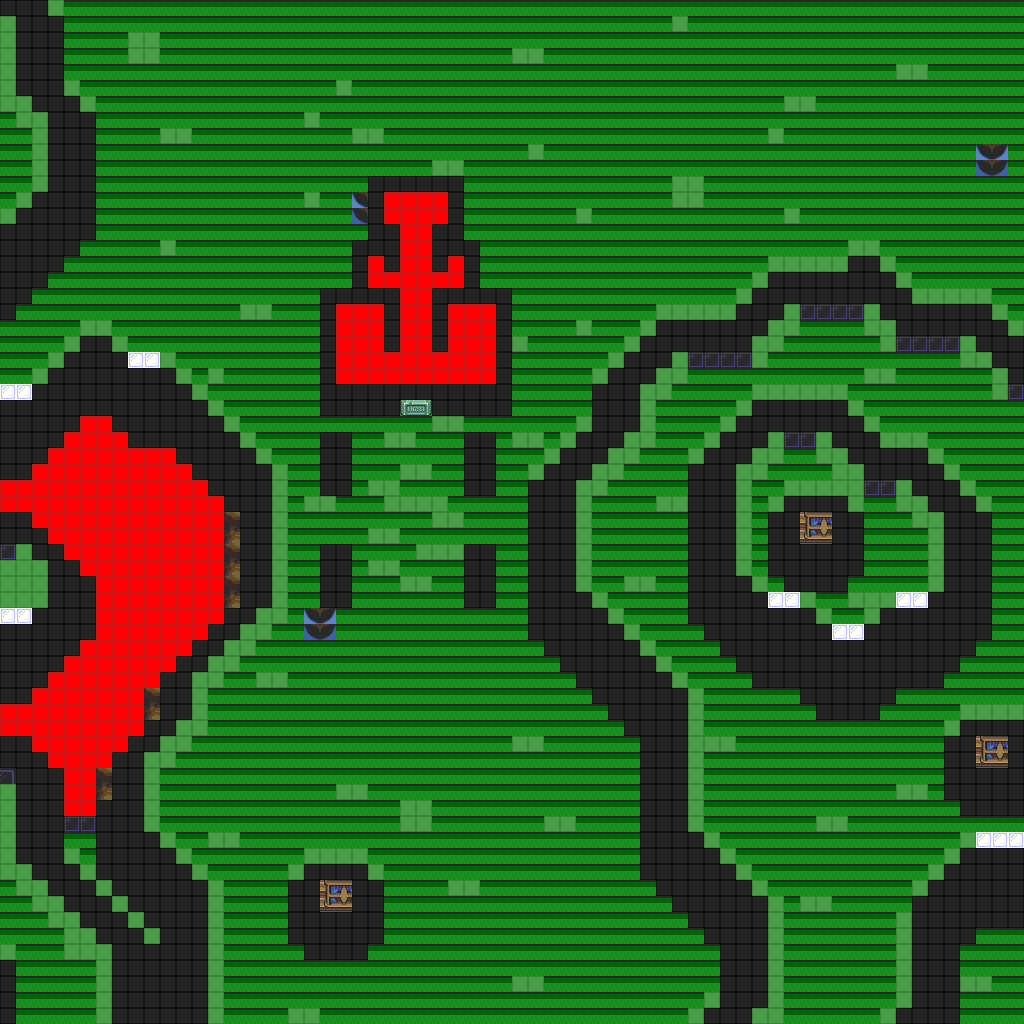

A level layout from a 2D game, rendered from its tile map. Below: a short description, then the map file with tile-grid data replaced by summaries:
An orthogonal 64x64 tile map with 16x16 px tiles, 1 tile layer (base), 2 hidden layers not drawn and 25 objects.

<map version="1.10" tiledversion="1.12.1" orientation="orthogonal" renderorder="right-down" width="64" height="64" tilewidth="16" tileheight="16" infinite="0" nextlayerid="4" nextobjectid="26">
 <tileset firstgid="1" source="../classiciphone_pics4.tsx" />
 <layer id="1" name="base" width="64" height="64">
  <data>[4096 cells, 4096 non-empty, 162 distinct tile ids]</data>
 </layer>
 <layer id="2" name="collision" width="64" height="64" visible="0">
  <properties><property name="collision" value="true" /></properties>
  <data>[4096 cells, 983 non-empty, 1 distinct tile ids]</data>
 </layer>
 <layer id="3" name="lava" width="64" height="64" visible="0">
  <properties><property name="terrain" value="lava" /></properties>
  <data>[4096 cells, 254 non-empty, 1 distinct tile ids]</data>
 </layer>
 <objectgroup id="4" name="npcs">
  <object id="1" x="304.0" y="800.0" width="16" height="16">
   <properties>
    <property name="gani" value="classic_hellthorne.png" />
    <property name="script" type="string">-- Auto-converted from GraalScript
-- // NPC made by Cappa (LAT)
-- if (created) {
end
-- if (playertouchsme) {
end</property>
   </properties>
  </object>
  <object id="2" x="960.0" y="864.0" width="16" height="16">
   <properties>
    <property name="gani" value="classic_hellthorne.png" />
    <property name="script" type="string">-- Auto-converted from GraalScript
-- // NPC made by Cappa (LAT)
-- if (created) {
end
-- if (playertouchsme) {
end</property>
   </properties>
  </object>
  <object id="3" x="864.0" y="48.0" width="16" height="16">
   <properties>
    <property name="gani" value="classic_hellthorne.png" />
    <property name="script" type="string">-- Auto-converted from GraalScript
-- // NPC made by Cappa (LAT)
-- if (created) {
end
-- if (playertouchsme) {
end</property>
   </properties>
  </object>
  <object id="4" x="80.0" y="-32.0" width="16" height="16">
   <properties>
    <property name="gani" value="classic_hellthorne.png" />
    <property name="script" type="string">-- Auto-converted from GraalScript
-- // NPC made by Cappa (LAT)
-- if (created) {
end
-- if (playertouchsme) {
end</property>
   </properties>
  </object>
  <object id="5" x="496.0" y="656.0" width="16" height="16">
   <properties>
    <property name="gani" value="classic_hellthorne.png" />
    <property name="script" type="string">-- Auto-converted from GraalScript
-- // NPC made by Cappa (LAT)
-- if (created) {
end
-- if (playertouchsme) {
end</property>
   </properties>
  </object>
  <object id="6" x="96.0" y="432.0" width="16" height="16">
   <properties>
    <property name="gani" value="classic_hellthorne.png" />
    <property name="script" type="string">-- Auto-converted from GraalScript
-- // NPC made by Cappa (LAT)
-- if (created) {
end
-- if (playertouchsme) {
end</property>
   </properties>
  </object>
  <object id="7" x="656.0" y="96.0" width="16" height="16">
   <properties>
    <property name="gani" value="classic_hellthorne.png" />
    <property name="script" type="string">-- Auto-converted from GraalScript
-- // NPC made by Cappa (LAT)
-- if (created) {
end
-- if (playertouchsme) {
end</property>
   </properties>
  </object>
  <object id="8" x="400.0" y="160.0" width="16" height="16">
   <properties>
    <property name="gani" value="fire.mng" />
    <property name="script" type="string">-- Auto-converted from GraalScript
-- // NPC made by Cappa (LAT)
-- if (created) {
end
-- if (playertouchsme) {
end</property>
   </properties>
  </object>
  <object id="9" x="976.0" y="112.0" width="16" height="16">
   <properties>
    <property name="gani" value="fire.mng" />
    <property name="script" type="string">-- Auto-converted from GraalScript
-- // NPC made by Cappa (LAT)
-- if (created) {
end
-- if (playertouchsme) {
end</property>
   </properties>
  </object>
  <object id="10" x="128.0" y="0.0" width="16" height="16">
   <properties>
    <property name="gani" value="fire.mng" />
    <property name="script" type="string">-- Auto-converted from GraalScript
-- // NPC made by Cappa (LAT)
-- if (created) {
end
-- if (playertouchsme) {
end</property>
   </properties>
  </object>
  <object id="11" x="816.0" y="768.0" width="16" height="16">
   <properties>
    <property name="gani" value="fire.mng" />
    <property name="script" type="string">-- Auto-converted from GraalScript
-- // NPC made by Cappa (LAT)
-- if (created) {
end
-- if (playertouchsme) {
end</property>
   </properties>
  </object>
  <object id="12" x="0.0" y="672.0" width="16" height="16">
   <properties>
    <property name="gani" value="fire.mng" />
    <property name="script" type="string">-- Auto-converted from GraalScript
-- // NPC made by Cappa (LAT)
-- if (created) {
end
-- if (playertouchsme) {
end</property>
   </properties>
  </object>
  <object id="13" x="48.0" y="672.0" width="16" height="16">
   <properties>
    <property name="gani" value="smoke.mng" />
    <property name="script" type="string">-- Auto-converted from GraalScript
-- // NPC made by Cappa (LAT)
-- if (created) {
end
-- if (playertouchsme) {
end</property>
   </properties>
  </object>
  <object id="14" x="896.0" y="336.0" width="16" height="16">
   <properties>
    <property name="gani" value="smoke.mng" />
    <property name="script" type="string">-- Auto-converted from GraalScript
-- // NPC made by Cappa (LAT)
-- if (created) {
end
-- if (playertouchsme) {
end</property>
   </properties>
  </object>
  <object id="15" x="640.0" y="128.0" width="16" height="16">
   <properties>
    <property name="gani" value="smoke.mng" />
    <property name="script" type="string">-- Auto-converted from GraalScript
-- // NPC made by Cappa (LAT)
-- if (created) {
end
-- if (playertouchsme) {
end</property>
   </properties>
  </object>
  <object id="16" x="112.0" y="-16.0" width="16" height="16">
   <properties>
    <property name="gani" value="smoke.mng" />
    <property name="script" type="string">-- Auto-converted from GraalScript
-- // NPC made by Cappa (LAT)
-- if (created) {
end
-- if (playertouchsme) {
end
self.dontblock = true</property>
   </properties>
  </object>
  <object id="17" x="368.0" y="752.0" width="16" height="16">
   <properties>
    <property name="gani" value="smoke.mng" />
    <property name="script" type="string">-- Auto-converted from GraalScript
-- // NPC made by Cappa (LAT)
-- if (created) {
end
-- if (playertouchsme) {
self.dontblock = true
end</property>
   </properties>
  </object>
  <object id="18" x="240.0" y="192.0" width="16" height="16">
   <properties>
    <property name="gani" value="classic_hellbush.png" />
    <property name="script" type="string">-- Auto-converted from GraalScript
-- // NPC made by Cappa (LAT)
-- if (created) {
end
-- if (playertouchsme) {
end</property>
   </properties>
  </object>
  <object id="19" x="288.0" y="160.0" width="16" height="16">
   <properties>
    <property name="gani" value="classic_hellbush.png" />
    <property name="script" type="string">-- Auto-converted from GraalScript
-- // NPC made by Cappa (LAT)
-- if (created) {
end
-- if (playertouchsme) {
end</property>
   </properties>
  </object>
  <object id="20" x="208.0" y="112.0" width="16" height="16">
   <properties>
    <property name="gani" value="classic_hellbush.png" />
    <property name="script" type="string">-- Auto-converted from GraalScript
-- // NPC made by Cappa (LAT)
-- if (created) {
end
-- if (playertouchsme) {
end</property>
   </properties>
  </object>
  <object id="21" x="32.0" y="880.0" width="16" height="16">
   <properties>
    <property name="gani" value="classic_hellbush.png" />
    <property name="script" type="string">-- Auto-converted from GraalScript
-- // NPC made by Cappa (LAT)
-- if (created) {
end
-- if (playertouchsme) {
end</property>
   </properties>
  </object>
  </objectgroup>
</map>
<!-- 4 of 25 objects omitted -->
